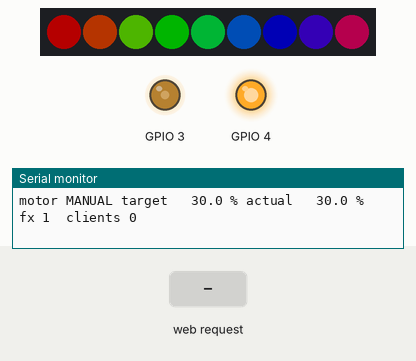
Simulated run of this program. Board: Seeed XIAO ESP32-C3. Shown: 9 RGB LEDs in strip order, left to right, output pins drawn as LEDs (lit = HIGH), the last lines printed to the serial monitor. The inputs (shaded band) are chosen by the test bench. Dim RGB values are drawn brighter than linear; EEPROM starts erased.

Above: at 1.29 s.
1.3 s: HTTP request GET /api/reset received
At 8.34 s:
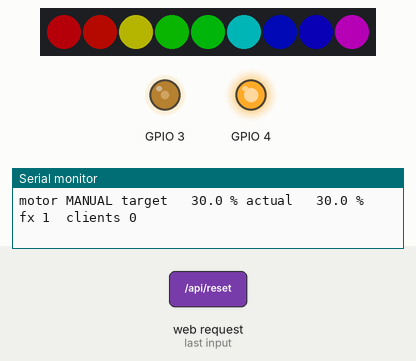
At 12.8 s:
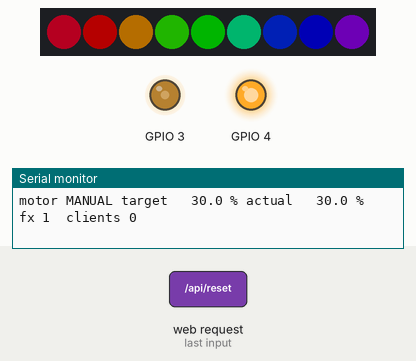
Timing chart, 0 to 13.3 s (numbered marks = the images above; inputs shaded):
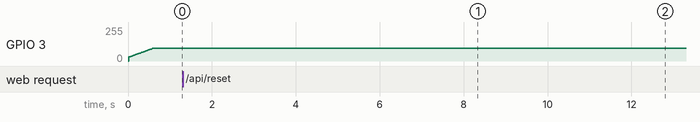

The program:

main.cpp
```cpp
#include <Arduino.h>
#include <WiFi.h>

#include "config.h"
#include "leds.h"
#include "motor.h"
#include "settings.h"
#include "web.h"

void setup() {
  Serial.begin(115200);

  // Serial is the native USB CDC. With no host draining it, writes would block
  // for up to the TX timeout each -- long enough to stall the tick and make the
  // lights stutter. Zero means "drop it if nobody is listening".
  Serial.setTxTimeoutMs(0);

  settingsLoad();
  motorSetup();
  ledsSetup();
  webSetup();

  Serial.printf("Moire disc ready. %d LEDs, PWM %lu Hz. Connect to \"%s\" and "
                "open http://192.168.4.1\n",
                NUM_PIXELS, (unsigned long)MOTOR_PWM_HZ, AP_SSID);
}

void loop() {
  static unsigned long lastUpdate = 0;

  webService();

  unsigned long now = millis();
  settingsService(now);

  if (now - lastUpdate < UPDATE_PERIOD_MS) return;
  float dt = (now - lastUpdate) / 1000.0f;
  lastUpdate = now;

  // A stall (flash write, slow client) would otherwise be replayed as one big
  // step in every phase. Capping dt turns it into a brief slow-down instead.
  if (dt > 0.1f) dt = 0.1f;

  motorUpdate(dt);
  ledsUpdate(dt, motorActual());

  static unsigned long lastPrint = 0;
  if (Serial && now - lastPrint >= 500) {
    lastPrint = now;
    Serial.printf("motor %s target %6.1f %% actual %6.1f %%\tfx %u\tclients %u\n",
                  settings.motorMode == MOTOR_SWEEP ? "SWEEP " : "MANUAL",
                  motorTarget(), motorActual(), settings.effect,
                  WiFi.softAPgetStationNum());
  }
}
```

web_page.h
```cpp
#pragma once

#include <pgmspace.h>

// The phone control page. Fully self-contained -- the phone has no internet
// while it is joined to the disc's access point, so no CDN fonts or scripts.
//
// It talks to three endpoints (see src/web.cpp):
//   GET /api/state              -> JSON of every setting plus live motor values
//   GET /api/set?key=value&...  -> change settings, answers with the new state
//   GET /api/reset              -> back to defaults

static const char WEB_PAGE[] PROGMEM = R"rawliteral(<!doctype html>
<html lang="en">
<head>
<meta charset="utf-8">
<meta name="viewport" content="width=device-width,initial-scale=1,maximum-scale=1,user-scalable=no">
<meta name="theme-color" content="#101216">
<title>Moire disc</title>
<style>
:root{
  --bg:#101216;--card:#1a1d23;--line:#2a2e36;--text:#e8eaed;--dim:#8b919c;
  --accent:#d9ff00;--warn:#ff7543;--ok:#5fd38d;--radius:14px;
}
*{box-sizing:border-box;-webkit-tap-highlight-color:transparent}
body{margin:0;background:var(--bg);color:var(--text);
  font:16px/1.4 system-ui,-apple-system,Segoe UI,Roboto,sans-serif;
  padding:16px 16px 40px;max-width:520px;margin-inline:auto}
header{display:flex;align-items:center;justify-content:space-between;margin:4px 2px 16px}
h1{font-size:22px;margin:0;font-weight:650;letter-spacing:.2px}
#conn{font-size:13px;color:var(--dim);display:flex;align-items:center;gap:6px}
#conn i{width:9px;height:9px;border-radius:50%;background:var(--warn);display:inline-block}
#conn.ok i{background:var(--ok)}
.card{background:var(--card);border:1px solid var(--line);border-radius:var(--radius);
  padding:16px;margin-bottom:16px}
.card h2{font-size:13px;text-transform:uppercase;letter-spacing:1.2px;color:var(--dim);
  margin:0 0 14px;font-weight:600}
.seg{display:flex;flex-wrap:wrap;gap:6px;margin-bottom:16px}
.seg button{flex:1 1 0;min-width:84px;padding:12px 8px;border-radius:10px;border:1px solid var(--line);
  background:transparent;color:var(--text);font:inherit;font-size:15px}
.seg button.on{background:var(--accent);border-color:var(--accent);color:#0b1220;font-weight:600}
.row{margin:14px 0}
.row label{display:flex;justify-content:space-between;font-size:14px;color:var(--dim);margin-bottom:6px}
.row label b{color:var(--text);font-weight:600;font-variant-numeric:tabular-nums}
input[type=range]{width:100%;height:36px;margin:0;background:transparent;-webkit-appearance:none;appearance:none}
input[type=range]::-webkit-slider-runnable-track{height:8px;border-radius:4px;background:var(--line)}
input[type=range]::-moz-range-track{height:8px;border-radius:4px;background:var(--line)}
input[type=range]::-webkit-slider-thumb{-webkit-appearance:none;width:28px;height:28px;margin-top:-10px;
  border-radius:50%;background:var(--text);border:3px solid var(--bg)}
input[type=range]::-moz-range-thumb{width:24px;height:24px;border-radius:50%;background:var(--text);border:3px solid var(--bg)}
#hue::-webkit-slider-runnable-track{background:linear-gradient(90deg,red,#ff0,lime,cyan,blue,#f0f,red)}
#hue::-moz-range-track{background:linear-gradient(90deg,red,#ff0,lime,cyan,blue,#f0f,red)}
.btns{display:flex;gap:8px;margin-top:6px}
.btn{flex:1;padding:14px;border-radius:10px;border:1px solid var(--line);background:transparent;
  color:var(--text);font:inherit;font-weight:600}
.btn.stop{background:var(--warn);border-color:var(--warn);color:#1a0b08}
.meter{position:relative;height:10px;border-radius:5px;background:var(--line);overflow:hidden;margin-top:4px}
.meter span{position:absolute;top:0;bottom:0;background:var(--accent);transition:all .2s linear}
.meter:after{content:"";position:absolute;left:50%;top:0;bottom:0;width:2px;background:var(--bg)}
.switch{display:flex;align-items:center;justify-content:space-between;margin:14px 0;font-size:15px}
.switch input{appearance:none;-webkit-appearance:none;width:50px;height:30px;border-radius:15px;
  background:var(--line);position:relative;transition:background .2s;margin:0}
.switch input:after{content:"";position:absolute;left:3px;top:3px;width:24px;height:24px;border-radius:50%;
  background:var(--text);transition:left .2s}
.switch input:checked{background:var(--accent)}
.switch input:checked:after{left:23px;background:#0b1220}
#swatch{width:18px;height:18px;border-radius:50%;display:inline-block;vertical-align:middle;margin-left:8px;border:1px solid var(--line)}
.hide{display:none}
.disabled{opacity:.4;pointer-events:none}
footer{text-align:center;margin-top:8px}
footer button{background:none;border:0;color:var(--dim);font:inherit;font-size:14px;text-decoration:underline;padding:10px}
</style>
</head>
<body>
<header>
  <h1>Moire disc</h1>
  <div id="conn"><i></i><span>connecting</span></div>
</header>

<section class="card">
  <h2>Motor</h2>
  <div class="seg" data-key="motorMode">
    <button data-v="0">Manual</button>
    <button data-v="1">Sweep</button>
  </div>

  <div id="manual">
    <div class="row"><label>Speed <b id="speedV"></b></label>
      <input type="range" id="speed" data-key="speed" min="-100" max="100" step="1" data-snap="3"></div>
    <div class="btns">
      <button class="btn" id="reverse">Reverse</button>
    </div>
  </div>

  <div id="sweep">
    <div class="row"><label>Lowest speed <b id="sweepMinV"></b></label>
      <input type="range" id="sweepMin" data-key="sweepMin" min="-100" max="100" step="1" data-snap="3"></div>
    <div class="row"><label>Highest speed <b id="sweepMaxV"></b></label>
      <input type="range" id="sweepMax" data-key="sweepMax" min="-100" max="100" step="1" data-snap="3"></div>
    <div class="row"><label>Cycle time <b id="sweepPeriodV"></b></label>
      <input type="range" id="sweepPeriod" data-key="sweepPeriod" min="4" max="120" step="1"></div>
  </div>

  <div class="row"><label>Actual speed <b id="actualV"></b></label>
    <div class="meter"><span id="actualBar"></span></div></div>
  <div class="btns"><button class="btn stop" id="stop">Stop</button></div>
</section>

<section class="card">
  <h2>Lights</h2>
  <div class="seg" data-key="effect">
    <button data-v="0">Gradient</button>
    <button data-v="1">Rainbow</button>
    <button data-v="2">Solid</button>
    <button data-v="3">Aurora</button>
    <button data-v="4">Off</button>
  </div>

  <div class="row" data-fx="0 2 3"><label><span>Colour<span id="swatch"></span></span><b id="hueV"></b></label>
    <input type="range" id="hue" data-key="hue" min="0" max="359" step="1"></div>
  <div class="row" data-fx="0 3"><label>Colour spread <b id="spreadV"></b></label>
    <input type="range" id="spread" data-key="spread" min="0" max="100" step="1"></div>
  <div class="row" data-fx="0 1 3" id="rotRow"><label>Rotation <b id="rotationV"></b></label>
    <input type="range" id="rotation" data-key="rotation" min="-100" max="100" step="1" data-snap="3"></div>
  <label class="switch" data-fx="0 1 3">Turn with the motor
    <input type="checkbox" id="syncMotor"></label>
  <div class="row" data-fx="0 1 2 3"><label>Brightness <b id="brightnessV"></b></label>
    <input type="range" id="brightness" data-key="brightness" min="0" max="100" step="1"></div>
</section>

<footer>
  <button id="reset">Reset to defaults</button>
</footer>

<script>
const $ = id => document.getElementById(id);
let S = {};
const touched = {};         // key -> time of last local change
const queue = {};           // params waiting to be sent
let timer = null, lastOk = 0;

const fmt = {
  speed: v => (v > 0 ? '+' : '') + v + ' %',
  sweepMin: v => fmt.speed(v), sweepMax: v => fmt.speed(v),
  sweepPeriod: v => v + ' s',
  hue: v => v + '°',
  spread: v => v + ' %',
  rotation: v => fmt.speed(v),
  brightness: v => v + ' %',
};

// Batches changes and sends at most ~10 per second while a slider is dragged.
function send(params, now) {
  Object.assign(queue, params);
  for (const k in params) touched[k] = Date.now();
  if (now) flush(); else if (!timer) timer = setTimeout(flush, 100);
}
function flush() {
  clearTimeout(timer); timer = null;
  const q = new URLSearchParams(queue).toString();
  for (const k in queue) delete queue[k];
  if (q) api('/api/set?' + q);
}
async function api(url) {
  try {
    const r = await fetch(url, {cache: 'no-store'});
    apply(await r.json());
    lastOk = Date.now();
  } catch (e) {}
  showConn();
}
function showConn() {
  const ok = Date.now() - lastOk < 4000;
  $('conn').className = ok ? 'ok' : '';
  $('conn').lastChild.textContent = ok ? (S.clients + (S.clients == 1 ? ' phone' : ' phones')) : 'offline';
}

// Takes a state from the disc. Keys the user touched in the last moment are
// left alone so a poll can't yank a slider out from under a finger.
function apply(s) {
  const fresh = k => !(touched[k] && Date.now() - touched[k] < 1500);
  for (const k in s) if (fresh(k)) S[k] = s[k];
  S.actual = s.actual; S.clients = s.clients;
  render();
}

function render() {
  document.querySelectorAll('input[type=range]').forEach(el => {
    const k = el.dataset.key;
    el.value = S[k];
    $(k + 'V').textContent = fmt[k](+el.value);
  });
  document.querySelectorAll('.seg').forEach(seg => {
    seg.querySelectorAll('button').forEach(b =>
      b.classList.toggle('on', +b.dataset.v === S[seg.dataset.key]));
  });
  $('manual').classList.toggle('hide', S.motorMode !== 0);
  $('sweep').classList.toggle('hide', S.motorMode !== 1);
  document.querySelectorAll('[data-fx]').forEach(el =>
    el.classList.toggle('hide', !el.dataset.fx.split(' ').includes(String(S.effect))));
  $('syncMotor').checked = !!S.syncMotor;
  $('rotRow').classList.toggle('disabled', !!S.syncMotor);
  $('swatch').style.background = 'hsl(' + $('hue').value + ',100%,50%)';

  const a = S.actual || 0;
  $('actualV').textContent = fmt.speed(Math.round(a));
  const bar = $('actualBar');
  bar.style.left = (a >= 0 ? 50 : 50 + a / 2) + '%';
  bar.style.width = Math.abs(a) / 2 + '%';
}

document.querySelectorAll('input[type=range]').forEach(el => {
  const k = el.dataset.key, snap = +(el.dataset.snap || 0);
  const val = () => { let v = +el.value; if (Math.abs(v) <= snap) { v = 0; el.value = 0; } return v; };
  el.addEventListener('input', () => { S[k] = val(); render(); send({[k]: S[k]}); });
  el.addEventListener('change', () => { S[k] = val(); render(); send({[k]: S[k]}, true); });
});
document.querySelectorAll('.seg').forEach(seg => {
  seg.addEventListener('click', e => {
    const b = e.target.closest('button'); if (!b) return;
    S[seg.dataset.key] = +b.dataset.v; render(); send({[seg.dataset.key]: +b.dataset.v}, true);
  });
});
$('syncMotor').addEventListener('change', e => {
  S.syncMotor = e.target.checked; render(); send({syncMotor: S.syncMotor ? 1 : 0}, true);
});
$('reverse').addEventListener('click', () => {
  S.speed = -S.speed; render(); send({speed: S.speed}, true);
});
$('stop').addEventListener('click', () => {
  S.motorMode = 0; S.speed = 0; render(); send({motorMode: 0, speed: 0}, true);
});
$('reset').addEventListener('click', () => {
  if (confirm('Reset all motor and light settings to defaults?')) {
    for (const k in touched) delete touched[k];
    api('/api/reset');
  }
});

api('/api/state');
setInterval(() => api('/api/state'), 1500);
</script>
</body>
</html>
)rawliteral";
```

leds.cpp
```cpp
#include "leds.h"

#include <Adafruit_NeoPixel.h>
#include <math.h>

#include "config.h"
#include "settings.h"

// Nothing here may flash. Every effect is a continuous function of slowly
// integrated phases, and switching effects crossfades instead of cutting.

static Adafruit_NeoPixel pixels(NUM_PIXELS, PIXEL_PIN, NEO_GRB + NEO_KHZ800);

static const float TWO_PI_F      = 2.0f * (float)M_PI;
static const float CROSSFADE_S   = 0.8f;

// All phases are integrated from dt rather than derived from millis(), so a
// setting change alters the rate from here on without making anything jump.
static float ringPhase  = 0.0f;  // pattern offset, in pixels round the ring
static float hueDrift   = 0.0f;  // Rainbow's base hue, 0..65536
static float auroraT[3] = {0.0f, 0.0f, 0.0f};  // Aurora wave phases, radians

static uint32_t frame[NUM_PIXELS];     // current effect, pre-gamma
static uint32_t shown[NUM_PIXELS];     // what is on the ring, pre-gamma
static uint32_t fadeFrom[NUM_PIXELS];  // snapshot taken at an effect switch
static float    fadeLeft = 0.0f;       // seconds of crossfade remaining
static uint8_t  lastEffect = 0xFF;

static uint16_t hue16(float deg) { return (uint16_t)(deg * 65536.0f / 360.0f); }

static void wrap(float &x, float period) {
  while (x >= period) x -= period;
  while (x < 0.0f) x += period;
}

// --- Effects -----------------------------------------------------------------

// The pattern centre sits at ringPhase and the hue walks away from it
// symmetrically both ways round, so the two sides meet at the same hue
// opposite the centre and the pattern has no seam as it turns. Same maths as
// the stepper version's renderStrip().
static void fxGradient() {
  const float HALF   = NUM_PIXELS / 2.0f;
  uint16_t    hue    = hue16(settings.hue);
  float       spread = settings.spread * 65535.0f / 100.0f;
  for (int i = 0; i < NUM_PIXELS; i++) {
    float around = fmodf((float)i - ringPhase + NUM_PIXELS, (float)NUM_PIXELS);
    float d      = (around > HALF) ? (NUM_PIXELS - around) : around;
    frame[i] = pixels.ColorHSV(hue + (uint16_t)(spread * d / HALF), 255, 255);
  }
}

// One full rainbow round the ring, turning with ringPhase while the base hue
// drifts underneath it -- the old standalone look.
static void fxRainbow() {
  for (int i = 0; i < NUM_PIXELS; i++) {
    float pos = ((float)i - ringPhase) / NUM_PIXELS;
    // pos goes negative for pixels behind the centre. Converting a negative
    // float straight to uint16_t is undefined (it clamps to 0 = red on these
    // chips), so go through a signed int and let it wrap round the hue circle.
    int32_t h = (int32_t)(hueDrift + pos * 65536.0f);
    frame[i]  = pixels.ColorHSV((uint16_t)h, 255, 255);
  }
}

static void fxSolid() {
  uint32_t c = pixels.ColorHSV(hue16(settings.hue), 255, 255);
  for (int i = 0; i < NUM_PIXELS; i++) frame[i] = c;
}

// Soft colour clouds: two hue waves travelling opposite ways round the ring,
// plus a brightness wave that never drops below ~35 %. The periods are
// deliberately unrelated so the pattern takes a long time to repeat.
static void fxAurora() {
  float swing = settings.spread * 65535.0f / 100.0f * 0.5f;
  uint16_t base = hue16(settings.hue);
  for (int i = 0; i < NUM_PIXELS; i++) {
    float a = TWO_PI_F * ((float)i - ringPhase) / NUM_PIXELS;
    float h = 0.6f * sinf(a + auroraT[0]) + 0.4f * sinf(2.0f * a - auroraT[1]);
    float v = 0.675f + 0.325f * sinf(a - auroraT[2]);
    float s = 0.85f + 0.15f * sinf(2.0f * a + auroraT[0] - auroraT[2]);
    frame[i] = pixels.ColorHSV((uint16_t)(base + (int32_t)(h * swing)),
                               (uint8_t)(s * 255.0f), (uint8_t)(v * 255.0f));
  }
}

static void fxOff() {
  for (int i = 0; i < NUM_PIXELS; i++) frame[i] = 0;
}

// --- Output ------------------------------------------------------------------

static uint32_t blend(uint32_t a, uint32_t b, float t) {
  uint8_t out[3];
  for (int k = 0; k < 3; k++) {
    int ca = (a >> (16 - 8 * k)) & 0xFF;
    int cb = (b >> (16 - 8 * k)) & 0xFF;
    out[k] = (uint8_t)(ca + (cb - ca) * t + 0.5f);
  }
  return ((uint32_t)out[0] << 16) | ((uint32_t)out[1] << 8) | out[2];
}

void ledsSetup() {
  pixels.begin();
  pixels.clear();
  pixels.show();
}

void ledsUpdate(float dt, float motorPct) {
  float lapsPerS = settings.syncMotor
                       ? RING_SYNC_LAPS_PER_S * motorPct / 100.0f
                       : RING_ROT_MAX_LAPS_PER_S * settings.rotation / 100.0f;
  ringPhase += lapsPerS * NUM_PIXELS * dt;
  wrap(ringPhase, (float)NUM_PIXELS);

  hueDrift += 65536.0f * dt / RAINBOW_HUE_PERIOD_S;
  wrap(hueDrift, 65536.0f);

  auroraT[0] += TWO_PI_F * dt / 11.0f;
  auroraT[1] += TWO_PI_F * dt / 17.0f;
  auroraT[2] += TWO_PI_F * dt / 7.0f;
  for (float &p : auroraT) wrap(p, TWO_PI_F);

  if (settings.effect != lastEffect) {
    // Snapshot what is on the ring now -- mid-fade included -- and fade from
    // it. At boot `shown` is all zero, so the disc fades up from black.
    memcpy(fadeFrom, shown, sizeof(shown));
    fadeLeft   = CROSSFADE_S;
    lastEffect = settings.effect;
  }

  switch (settings.effect) {
    case FX_GRADIENT: fxGradient(); break;
    case FX_RAINBOW:  fxRainbow();  break;
    case FX_SOLID:    fxSolid();    break;
    case FX_AURORA:   fxAurora();   break;
    default:          fxOff();      break;
  }

  float t = 1.0f;
  if (fadeLeft > 0.0f) {
    fadeLeft -= dt;
    t = (fadeLeft > 0.0f) ? 1.0f - fadeLeft / CROSSFADE_S : 1.0f;
  }

  pixels.setBrightness((uint8_t)(settings.brightness * LED_BRIGHTNESS_MAX / 100));
  for (int i = 0; i < NUM_PIXELS; i++) {
    shown[i] = (t < 1.0f) ? blend(fadeFrom[i], frame[i], t) : frame[i];
    pixels.setPixelColor(i, pixels.gamma32(shown[i]));
  }
  pixels.show();
}
```

Source omitted: leds.h (95 bytes), motor.cpp (2912 bytes), motor.h (239 bytes), web.cpp (3734 bytes), web.h (110 bytes), config.h (2950 bytes), settings.cpp (1660 bytes), settings.h (1545 bytes)
